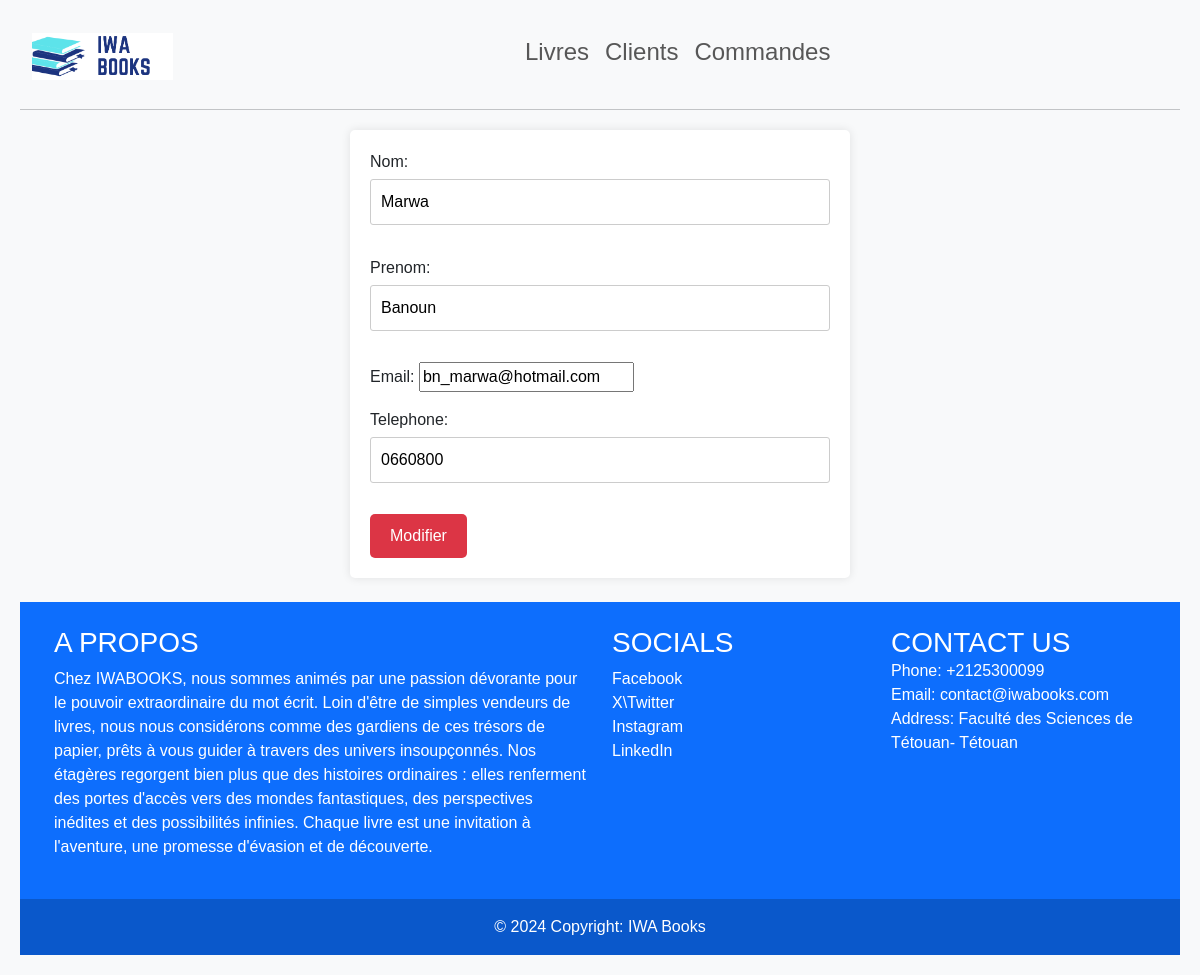
Screenshot of /client/modifier_client/8/ with the database file from the repository.
### Client/models.py (models this page shows, shortened)
class Client(models.Model):
    nom = models.CharField(max_length=30, null=True)
    prenom = models.CharField(max_length=30, null=True)
    email = models.EmailField()
    telephone = models.CharField(max_length=26)
    dateCreation = models.DateField(auto_now_add=True)

### Client/views.py (the view)
# urls.py: path('modifier_client/<int:pk>/', views.modifier_client, name='modifier_client'),
def modifier_client(request, pk):
    client = get_object_or_404(Client, id=pk)
    if request.method == 'POST':
        form = ClientForm(request.POST, request.FILES, instance=client)
        if form.is_valid():
            form.save()
            return redirect('list_clients')
    else:
        form = ClientForm(instance=client)
    context = {'form': form}
    return render(request, 'client/modifier_client.html', context)

### Client/forms.py
class ClientForm(ModelForm):
    class Meta:
        model = Client
        fields = ['nom', 'prenom', 'email', 'telephone']

### templates/client/modifier_client.html (shortened to what this page needs)
{% extends 'main.html'%}
{%block contenu %}
<form method="post" enctype="multipart/form-data">
    {{ form.as_p }}
    <button type="submit" class="btn btn-success">Modifier</button>
</form>
{%endblock%}

### static/css/main.css (style rules this page uses)
body { font-family: Arial, sans-serif; background-color: #f8f9fa; }
body { font-family: Arial, sans-serif; background-color: #f4f4f4; padding: 20px; }
form { background-color: #fff; padding: 20px; border-radius: 5px; box-shadow: 0 0 10px rgba(0,0,0,0.1); max-width: 500px; margin: 0 auto; }
input[type="text"], textarea, select { width: 100%; padding: 10px; margin-top: 5px; margin-bottom: 15px; border: 1px solid #ccc; border-radius: 3px; box-sizing: border-box; }
button[type="submit"] { background-color: #007bff; color: #fff; padding: 10px 20px; border: none; border-radius: 3px; cursor: pointer; }
body { font-family: Arial, sans-serif; background-color: #f8f9fa; padding: 20px; }
form { margin-top: 20px; }
button[type="submit"] { background-color: #dc3545; color: #fff; padding: 10px 20px; border: none; border-radius: 5px; cursor: pointer; }

### rows the page displays
Client: nom "Marwa", prenom "Banoun", email "bn_marwa@hotmail.com", telephone "0660800"
